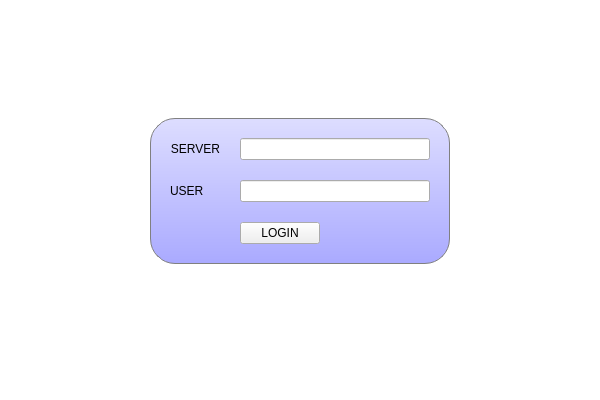
<?xml version="1.0" encoding="UTF-8"?>
<ui version="4.0">
 <class>MainWindow</class>
 <widget class="QMainWindow" name="MainWindow">
  <property name="geometry">
   <rect>
    <x>0</x>
    <y>0</y>
    <width>600</width>
    <height>400</height>
   </rect>
  </property>
  <property name="windowTitle">
   <string>Chat Client</string>
  </property>
  <property name="styleSheet">
   <string notr="true">#titleLabel {
background: white;
color: blue;
font-size: 20px;
border: none;
border-bottom:  1px solid black;
padding: 5px;
}

#mainFrame {
border: none;
background: white;
}

#loginFrame {
background: qlineargradient(x1: 0, y1: 0, x2: 0, y2: 1, stop: 0 #ddf, stop: 1 #aaf);
border: 1px solid gray;
padding: 10px;
border-radius: 25px;
}</string>
  </property>
  <widget class="QWidget" name="centralwidget">
   <layout class="QVBoxLayout" name="verticalLayout">
    <property name="spacing">
     <number>0</number>
    </property>
    <property name="leftMargin">
     <number>0</number>
    </property>
    <property name="topMargin">
     <number>0</number>
    </property>
    <property name="rightMargin">
     <number>0</number>
    </property>
    <property name="bottomMargin">
     <number>0</number>
    </property>
    <item>
     <widget class="QFrame" name="mainFrame">
      <property name="frameShape">
       <enum>QFrame::StyledPanel</enum>
      </property>
      <layout class="QVBoxLayout" name="verticalLayout_2">
       <item>
        <widget class="QStackedWidget" name="stackedWidget">
         <property name="currentIndex">
          <number>1</number>
         </property>
         <widget class="QWidget" name="chatPage">
          <layout class="QGridLayout" name="gridLayout">
           <item row="0" column="0" colspan="3">
            <widget class="QTextEdit" name="roomTextEdit">
             <property name="readOnly">
              <bool>true</bool>
             </property>
            </widget>
           </item>
           <item row="1" column="0" colspan="2">
            <widget class="QLineEdit" name="sayLineEdit"/>
           </item>
           <item row="1" column="2">
            <widget class="QPushButton" name="sayButton">
             <property name="sizePolicy">
              <sizepolicy hsizetype="Fixed" vsizetype="Fixed">
               <horstretch>0</horstretch>
               <verstretch>0</verstretch>
              </sizepolicy>
             </property>
             <property name="maximumSize">
              <size>
               <width>50</width>
               <height>16777215</height>
              </size>
             </property>
             <property name="text">
              <string>SEND</string>
             </property>
            </widget>
           </item>
          </layout>
         </widget>
         <widget class="QWidget" name="loginPage">
          <layout class="QGridLayout" name="gridLayout_3">
           <item row="0" column="1">
            <spacer name="verticalSpacer">
             <property name="orientation">
              <enum>Qt::Vertical</enum>
             </property>
             <property name="sizeType">
              <enum>QSizePolicy::Fixed</enum>
             </property>
             <property name="sizeHint" stdset="0">
              <size>
               <width>20</width>
               <height>100</height>
              </size>
             </property>
            </spacer>
           </item>
           <item row="1" column="0">
            <spacer name="horizontalSpacer">
             <property name="orientation">
              <enum>Qt::Horizontal</enum>
             </property>
             <property name="sizeHint" stdset="0">
              <size>
               <width>223</width>
               <height>20</height>
              </size>
             </property>
            </spacer>
           </item>
           <item row="1" column="2">
            <spacer name="horizontalSpacer_2">
             <property name="orientation">
              <enum>Qt::Horizontal</enum>
             </property>
             <property name="sizeHint" stdset="0">
              <size>
               <width>223</width>
               <height>20</height>
              </size>
             </property>
            </spacer>
           </item>
           <item row="2" column="1">
            <spacer name="verticalSpacer_2">
             <property name="orientation">
              <enum>Qt::Vertical</enum>
             </property>
             <property name="sizeHint" stdset="0">
              <size>
               <width>20</width>
               <height>267</height>
              </size>
             </property>
            </spacer>
           </item>
           <item row="1" column="1">
            <widget class="QFrame" name="loginFrame">
             <property name="sizePolicy">
              <sizepolicy hsizetype="Fixed" vsizetype="Fixed">
               <horstretch>0</horstretch>
               <verstretch>0</verstretch>
              </sizepolicy>
             </property>
             <property name="minimumSize">
              <size>
               <width>300</width>
               <height>0</height>
              </size>
             </property>
             <property name="frameShape">
              <enum>QFrame::StyledPanel</enum>
             </property>
             <layout class="QGridLayout" name="gridLayout_2">
              <property name="spacing">
               <number>20</number>
              </property>
              <item row="0" column="1">
               <widget class="QLineEdit" name="serverLineEdit"/>
              </item>
              <item row="1" column="0">
               <widget class="QLabel" name="label_2">
                <property name="text">
                 <string>USER</string>
                </property>
               </widget>
              </item>
              <item row="1" column="1">
               <widget class="QLineEdit" name="userLineEdit"/>
              </item>
              <item row="2" column="1">
               <widget class="QPushButton" name="loginButton">
                <property name="sizePolicy">
                 <sizepolicy hsizetype="Fixed" vsizetype="Fixed">
                  <horstretch>0</horstretch>
                  <verstretch>0</verstretch>
                 </sizepolicy>
                </property>
                <property name="text">
                 <string>LOGIN</string>
                </property>
               </widget>
              </item>
              <item row="0" column="0">
               <widget class="QLabel" name="label">
                <property name="text">
                 <string>SERVER</string>
                </property>
                <property name="alignment">
                 <set>Qt::AlignRight|Qt::AlignTrailing|Qt::AlignVCenter</set>
                </property>
               </widget>
              </item>
             </layout>
            </widget>
           </item>
          </layout>
         </widget>
        </widget>
       </item>
      </layout>
     </widget>
    </item>
   </layout>
  </widget>
 </widget>
 <tabstops>
  <tabstop>serverLineEdit</tabstop>
  <tabstop>userLineEdit</tabstop>
  <tabstop>loginButton</tabstop>
  <tabstop>roomTextEdit</tabstop>
  <tabstop>sayLineEdit</tabstop>
  <tabstop>sayButton</tabstop>
 </tabstops>
 <resources/>
 <connections>
  <connection>
   <sender>sayLineEdit</sender>
   <signal>returnPressed()</signal>
   <receiver>sayButton</receiver>
   <slot>animateClick()</slot>
   <hints>
    <hint type="sourcelabel">
     <x>331</x>
     <y>564</y>
    </hint>
    <hint type="destinationlabel">
     <x>768</x>
     <y>570</y>
    </hint>
   </hints>
  </connection>
  <connection>
   <sender>serverLineEdit</sender>
   <signal>returnPressed()</signal>
   <receiver>userLineEdit</receiver>
   <slot>setFocus()</slot>
   <hints>
    <hint type="sourcelabel">
     <x>391</x>
     <y>188</y>
    </hint>
    <hint type="destinationlabel">
     <x>470</x>
     <y>238</y>
    </hint>
   </hints>
  </connection>
  <connection>
   <sender>userLineEdit</sender>
   <signal>returnPressed()</signal>
   <receiver>loginButton</receiver>
   <slot>animateClick()</slot>
   <hints>
    <hint type="sourcelabel">
     <x>417</x>
     <y>239</y>
    </hint>
    <hint type="destinationlabel">
     <x>389</x>
     <y>275</y>
    </hint>
   </hints>
  </connection>
 </connections>
</ui>
